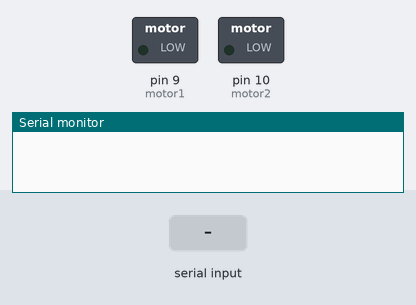
This sketch was run on a simulated Arduino Uno, built with avr-gcc and run on an emulated ATmega328P. Shown: switched loads named in the sketch (green lamp = pin HIGH), the last lines printed to the serial monitor. The test bench sets the inputs (shaded band).

Above: at 1.2 s.
1.3 s: "90,45\n" received over Serial
At 3.5 s:
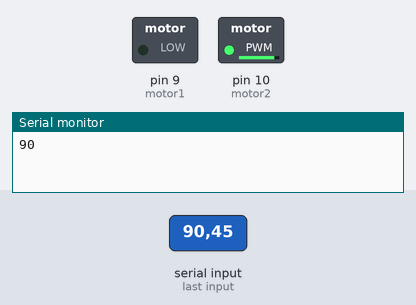
3.8 s: "30,150\n" received over Serial
At 5.6 s:
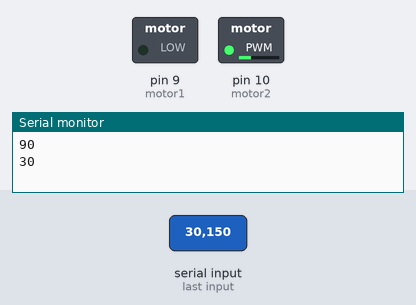
6.3 s: "5\n" received over Serial
At 8.5 s:
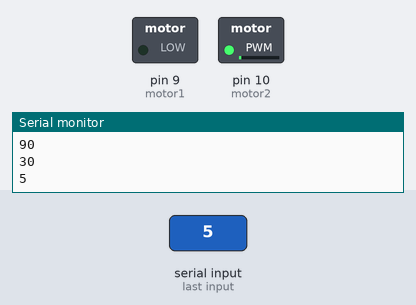
8.8 s: "90\n" received over Serial
At 10.4 s:
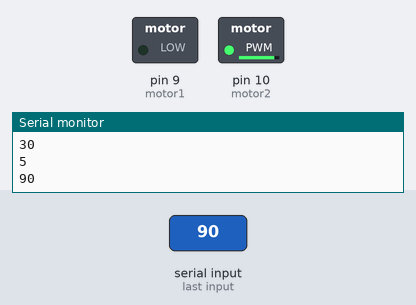
Timing chart, 0 to 11.9 s (numbered marks = the images above; inputs shaded):
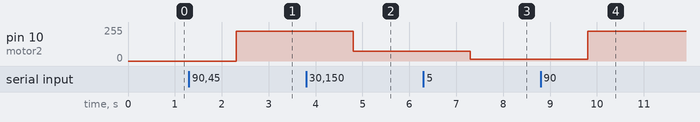

Measured:
- after the input at 1.3 s, pin 10 (motor2): 0/255 → 225/255 after 1.0 s
- after the input at 3.8 s, pin 10 (motor2): 225/255 → 75/255 after 1.0 s
- after the input at 6.3 s, pin 10 (motor2): 75/255 → 12/255 after 1.0 s
- after the input at 8.8 s, pin 10 (motor2): 12/255 → 225/255 after 1.0 s

The sketch:

Motor_CamVel_Bluetooth.ino
```cpp
const int motor1 = 9;
const int motor2 = 10;

int pot = 0;
int vel = 0;
String estado;

void setup() {
  pinMode(motor1,OUTPUT);
  pinMode(motor2,OUTPUT);
  Serial.begin(9600);
}

void loop() {
  if( Serial.available()>0)
  {
    estado = Serial.readString();
    pot = estado.toInt();
    Serial.println(pot);
    vel = (pot * 250)/100;
  }
  analogWrite(motor1,0);
  analogWrite(motor2,vel);
}
```
